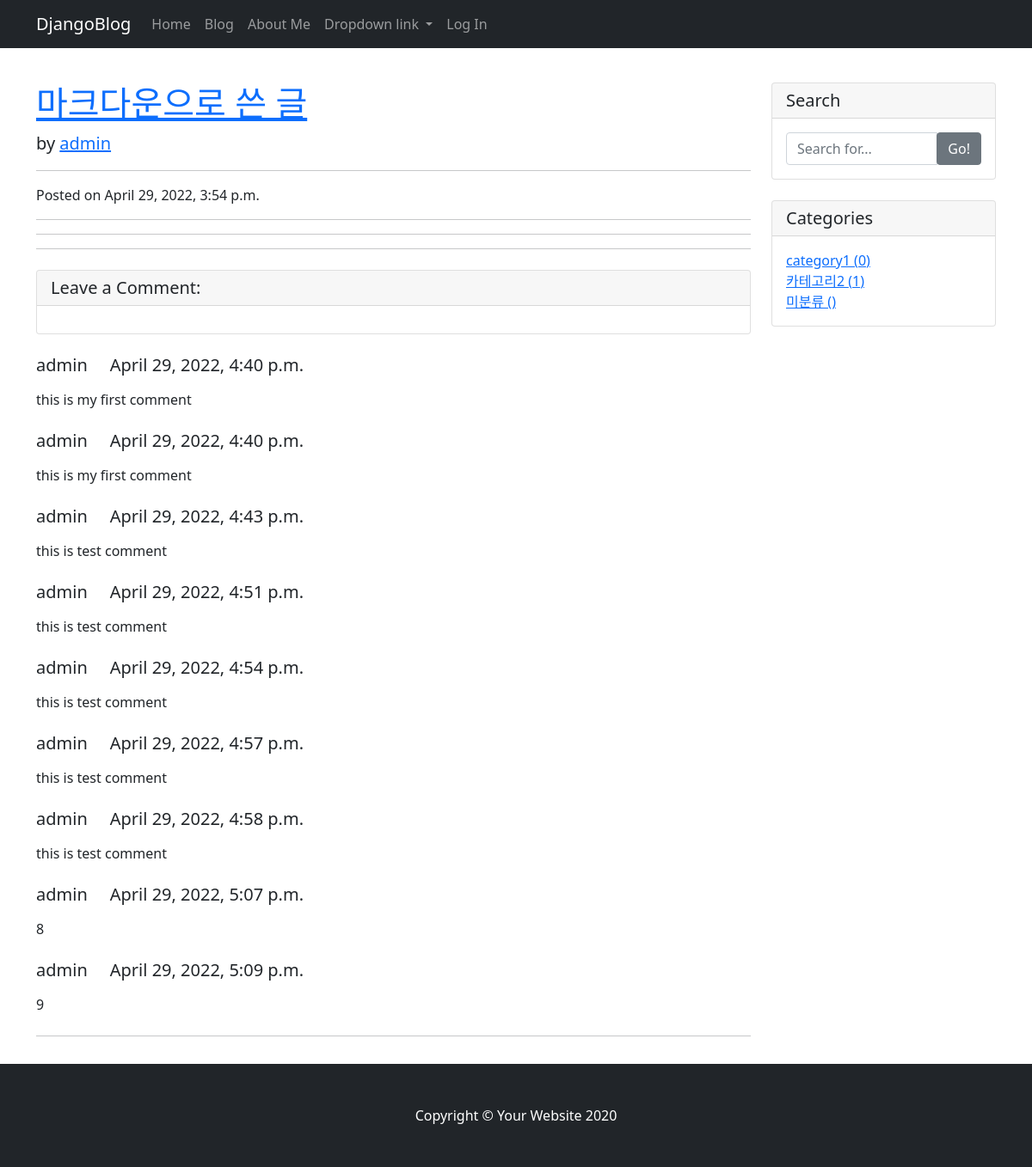
The app's page /blog/5 with its own data.
### blog/models.py (models this page shows, shortened)
class Post(models.Model):
    title = models.CharField(max_length=30)
    content = MarkdownxField()
    hook = models.TextField()
    head_image = models.ImageField(upload_to='blog/images/%Y/%m/%d/', blank=True)
    file_upload = models.FileField(upload_to='blog/files/%Y/%m/%d/', blank=True)
    created_at = models.DateTimeField(auto_now_add=True)
    updated_at = models.DateTimeField(auto_now=True)
    author = models.ForeignKey(User, null=True, on_delete=models.SET_NULL)
    category = models.ForeignKey(Category, null=True, blank=True, on_delete=models.SET_NULL)
    tag = models.ManyToManyField(Tag, blank=True)
    def get_absolute_url(self):
        return f'/blog/{self.pk}'
    def get_content_markdown(self):
        return markdown(self.content)

class Comment(models.Model):
    post = models.ForeignKey(Post, on_delete=models.CASCADE)
    author = models.ForeignKey(User, on_delete=models.CASCADE)
    content = models.TextField()
    created_at = models.DateTimeField(auto_now_add=True)
    updated_at = models.DateTimeField(auto_now=True)

class Category(models.Model):
    name = models.CharField(unique=True, max_length=50)
    slug = models.SlugField(unique=True, max_length=200, allow_unicode=True)
    def get_absolute_url(self):
        return f'/blog/category/{self.slug}'
    class Meta:
        verbose_name_plural: 'Categories'

### blog/views.py (the view)
# urls.py: path('<int:pk>', views.PostDetail.as_view()),
class PostDetail(DetailView):
    model = Post
    def get_context_data(self, **kwargs):
        context = super(PostDetail, self).get_context_data()
        context['categories'] = Category.objects.all()
        context['no_category_post_count'] = Post.objects.filter(category=None).count()
        context['comment_form'] = CommentForm
        return context

### templates/blog/post_detail.html (shortened to what this page needs)
{% extends 'blog/base.html' %}
{% load crispy_forms_tags %}
{% block main-area %}
    <h1 class="mt-4"><a href="{{ post.get_absolute_url }}">{{ post.title }}</a></h1>
    <p class="lead">
        by
        <a href="#">{{ post.author }}</a>
    </p>
    <hr>
    <p>Posted on {{ post.created_at }}</p>
    <hr>
    <hr>
    <hr>
    <div class="card my-4">
        <h5 class="card-header">Leave a Comment:</h5>
        <div class="card-body">
        </div>
    </div>
    {% if post.comment_set.exists %}
        {% for comment in post.comment_set.iterator %}
            <div class="media mb-4" id="comment-{{ comment.pk }}">
                <div class="media-body">
                    <h5 class="mt-0">{{ comment.author.username }} &nbsp; &nbsp; {{ comment.created_at }}</h5>
                    <p>{{ comment.content | linebreaks }}</p>
                </div>
            </div>
        {% endfor %}
    {% endif %}
    <hr />
{% endblock %}

### templates/blog/base.html (shortened to what this page needs)
<!DOCTYPE html>
<html>
{% load static %}
<head>
    <link rel="stylesheet" href="{% static '/bootstrap.min.css' %}" media="screen">
</head>
<body>
{% load socialaccount %}
{% include 'blog/navbar.html' %}
<div class="container my-3">
    <div class="row">
        <div class="col-md-8 col-lg-9">
            {%  block main-area %}
            {%  endblock %}
        </div>
        <div class="col-md-4 col-lg-3">
            <div class="card my-4">
                <h5 class="card-header">Search</h5>
                <div class="card-body">
                    <div class="input-group">
                        <input type="text" class="form-control" placeholder="Search for...">
                        <span class="input-group-btn">
                                <button class="btn btn-secondary" type="button">Go!</button>
                            </span>
                    </div>
                </div>
            </div>
            <div class="card my-4">
                <h5 class="card-header">Categories</h5>
                <div class="card-body">
                    <div class="row">
                        <div class="col-lg-12">
                            <ul class="list-unstyled mb-0">
                                {% for c in categories %}
                                    <li>
                                        <a href="{{ c.get_absolute_url }}">{{ c.name }} ({{ c.post_set.count }})</a>
                                    </li>
                                {% endfor %}
                                <li>
                                    <a href="/blog/category/no-category">미분류 ({{ count_posts_without_category }})</a>
                                </li>
                            </ul>
                        </div>
                    </div>
                </div>
            </div>
        </div>
    </div>
</div>
{% include 'blog/footer.html' %}
</body>
</html>

### templates/blog/navbar.html (shortened to what this page needs)
<nav class="navbar navbar-expand-lg navbar-dark bg-dark">
        <div class="container">
            <a class="navbar-brand" href="/">DjangoBlog</a>
            <div class="collapse navbar-collapse" id="navbarNavDropdown">
                <ul class="navbar-nav">
                    <li class="nav-item active">
                        <a class="nav-link" href="/">Home <span class="sr-only">(current)</span></a>
                    </li>
                    <li class="nav-item">
                        <a class="nav-link" href="/blog/">Blog</a>
                    </li>
                    <li class="nav-item">
                        <a class="nav-link" href="/about_me/">About Me</a>
                    </li>
                    <li class="nav-item dropdown">
                        <a class="nav-link dropdown-toggle" href="#" id="navbarDropdownMenuLink" role="button"
                            data-toggle="dropdown" aria-haspopup="true" aria-expanded="false">
                            Dropdown link
                        </a>
                    </li>
                </ul>
                <ul class="navbar-nav ml-auto">
                    <li class="nav-item">
                        <a class="nav-link" href="#" data-toggle="modal" data-target="#loginModal">Log In</a>
                    </li>
                </ul>
            </div>
        </div>
    </nav>

### templates/blog/footer.html
  <footer class="py-5 bg-dark">
    <div class="container">
      <p class="m-0 text-center text-white">Copyright &copy; Your Website 2020</p>
    </div>
  </footer>

### records on screen
Post: title "마크다운으로 쓴 글", author "admin", created_at "April 29, 2022, 3:54 p.m."
Comment: author.username "admin", created_at "April 29, 2022, 4:40 p.m.", content "this is my first comment"
Comment: author.username "admin", created_at "April 29, 2022, 4:40 p.m.", content "this is my first comment"
Comment: author.username "admin", created_at "April 29, 2022, 4:43 p.m.", content "this is test comment"
Comment: author.username "admin", created_at "April 29, 2022, 4:51 p.m.", content "this is test comment"
Comment: author.username "admin", created_at "April 29, 2022, 4:54 p.m.", content "this is test comment"
Comment: author.username "admin", created_at "April 29, 2022, 4:57 p.m.", content "this is test comment"
Comment: author.username "admin", created_at "April 29, 2022, 4:58 p.m.", content "this is test comment"
Comment: author.username "admin", created_at "April 29, 2022, 5:07 p.m.", content "8"
Comment: author.username "admin", created_at "April 29, 2022, 5:09 p.m.", content "9"
Category: name "category1", post_set.count "0"
Category: name "카테고리2", post_set.count "1"
